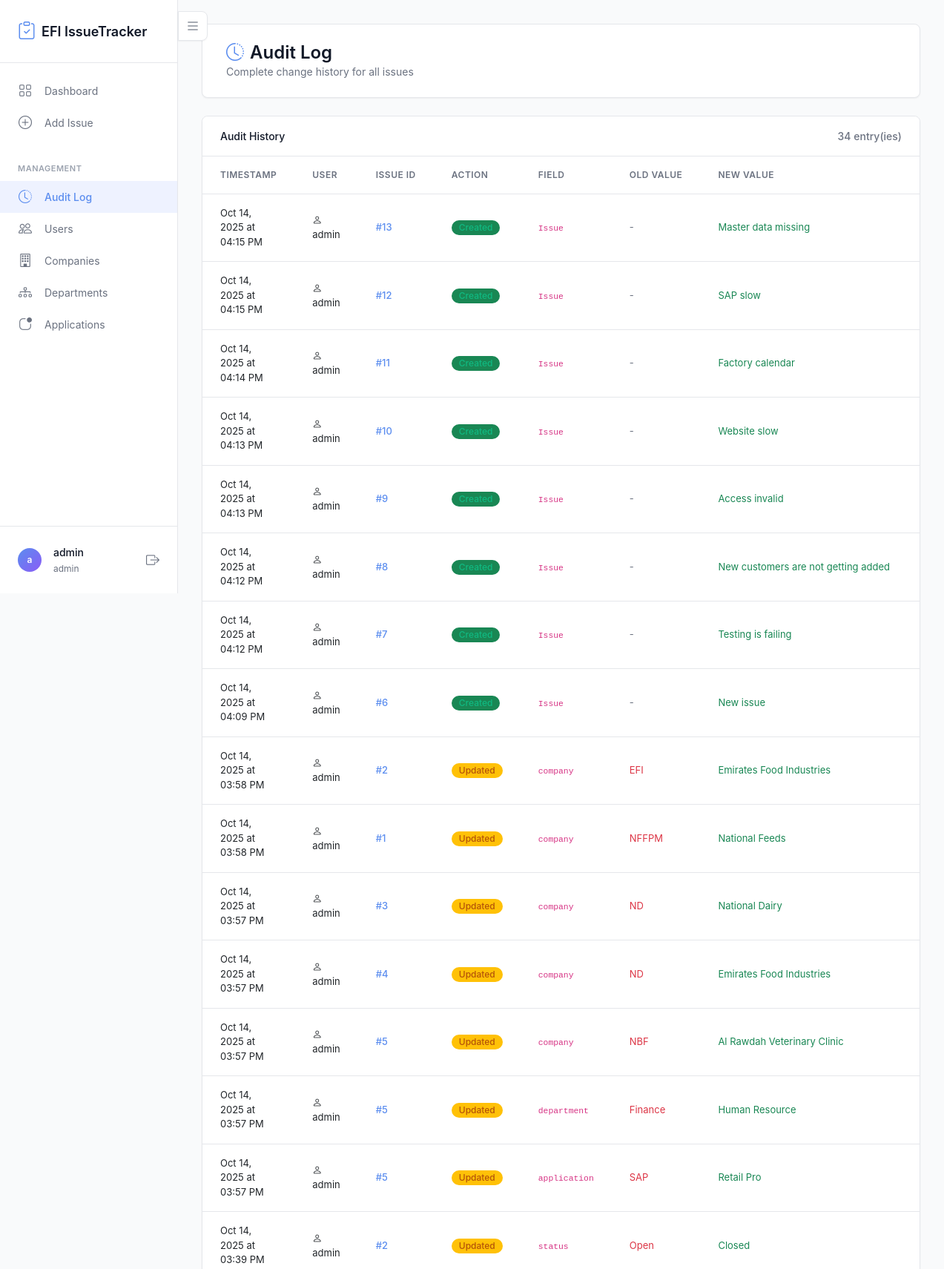
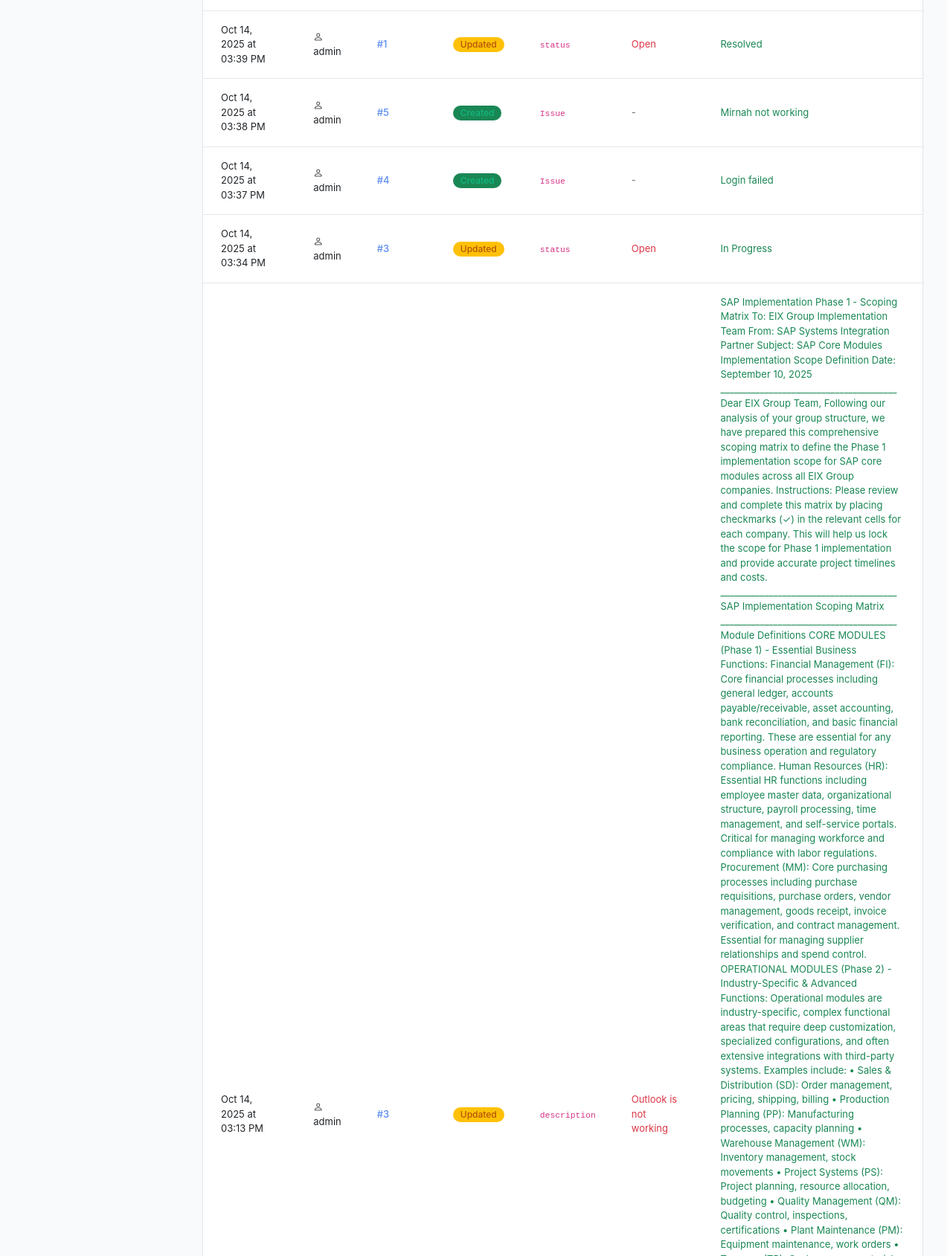
The app's page /audit-log (signed in, upper part) with its own data (2 pictures, top to bottom).
### tables this page shows
CREATE TABLE users (
                id INTEGER PRIMARY KEY AUTOINCREMENT,
                username TEXT UNIQUE NOT NULL,
                password_hash TEXT NOT NULL,
                role TEXT NOT NULL CHECK(role IN ('admin', 'viewer')),
                created_at TIMESTAMP DEFAULT CURRENT_TIMESTAMP
            );

CREATE TABLE audit_log (
                id INTEGER PRIMARY KEY AUTOINCREMENT,
                timestamp TIMESTAMP DEFAULT CURRENT_TIMESTAMP,
                username TEXT NOT NULL,
                issue_id INTEGER,
                action TEXT NOT NULL CHECK(action IN ('Created', 'Updated', 'Deleted')),
                field_name TEXT,
                old_value TEXT,
                new_value TEXT
            );

### app.py (the view)
@app.route('/audit-log')
@login_required
def audit_log():
    logs = AuditLog.get_all()
    return render_template('audit_log.html', logs=logs)

### app.py (called while the page is built)
@login_manager.user_loader
def load_user(user_id):
    user_data = User.get_by_id(int(user_id))
    if user_data:
        return FlaskUser(user_data)
    return None

@app.template_filter('datetime_format')
def datetime_format(value):
    if not value:
        return ''
    try:
        from datetime import datetime
        dt = datetime.strptime(value, '%Y-%m-%d %H:%M:%S')
        return dt.strftime('%b %d, %Y at %I:%M %p')
    except:
        return value

    def is_admin(self):
        return self.role == 'admin'

### models.py (called while the page is built)
    @staticmethod
    def get_by_id(user_id, db_path='issue_tracker.db'):
        conn = sqlite3.connect(db_path)
        conn.row_factory = sqlite3.Row
        cursor = conn.cursor()
        cursor.execute('SELECT * FROM users WHERE id = ?', (user_id,))
        user = cursor.fetchone()
        conn.close()
        return dict(user) if user else None

    @staticmethod
    def get_all(db_path='issue_tracker.db'):
        conn = sqlite3.connect(db_path)
        conn.row_factory = sqlite3.Row
        cursor = conn.cursor()
        cursor.execute('SELECT * FROM audit_log ORDER BY timestamp DESC')
        logs = cursor.fetchall()
        conn.close()
        return [dict(log) for log in logs]

### templates/audit_log.html (shortened to what this page needs)
{% extends "base.html" %}
{% block content %}
<div class="page-header">
    <div>
        <h1><i class="bi bi-clock-history"></i> Audit Log</h1>
        <p class="text-muted mb-0" style="font-size: 0.875rem;">Complete change history for all issues</p>
    </div>
</div>
<div class="card">
    <div class="card-header">
        <span>Audit History</span>
        <span class="text-muted">{{ logs|length }} entry(ies)</span>
    </div>
    <div class="card-body">
        <div class="table-responsive">
            <table class="table table-hover">
                <thead>
                    <tr>
                        <th>Timestamp</th>
                        <th>User</th>
                        <th>Issue ID</th>
                        <th>Action</th>
                        <th>Field</th>
                        <th>Old Value</th>
                        <th>New Value</th>
                    </tr>
                </thead>
                <tbody>
                    {% if logs %}
                        {% for log in logs %}
                        <tr>
                            <td>{{ log.timestamp | datetime_format }}</td>
                            <td>
                                <i class="bi bi-person"></i> {{ log.username }}
                            </td>
                            <td>
                                {% if log.issue_id %}
                                <a href="{{ url_for('view_issue', issue_id=log.issue_id) }}">
                                    #{{ log.issue_id }}
                                </a>
                                {% else %}
                                -
                                {% endif %}
                            </td>
                            <td>
                                {% if log.action == 'Created' %}
                                    <span class="badge bg-success">Created</span>
                                {% elif log.action == 'Updated' %}
                                    <span class="badge bg-warning">Updated</span>
                                {% elif log.action == 'Deleted' %}
                                    <span class="badge bg-danger">Deleted</span>
                                {% endif %}
                            </td>
                            <td>
                                {% if log.field_name %}
                                    <code>{{ log.field_name }}</code>
                                {% else %}
                                    -
                                {% endif %}
                            </td>
                            <td>
                                {% if log.old_value %}
                                    <span class="text-danger">{{ log.old_value }}</span>
                                {% else %}
                                    <span class="text-muted">-</span>
                                {% endif %}
                            </td>
                            <td>
                                {% if log.new_value %}
                                    <span class="text-success">{{ log.new_value }}</span>
                                {% else %}
                                    <span class="text-muted">-</span>
                                {% endif %}
                            </td>
                        </tr>
                        {% endfor %}
                    {% endif %}
                </tbody>
            </table>
        </div>
    </div>
</div>
{% endblock %}

### templates/base.html (shortened to what this page needs)
<!DOCTYPE html>
<html lang="en">
<head>
    <link href="https://cdn.jsdelivr.net/npm/bootstrap@5.3.0/dist/css/bootstrap.min.css" rel="stylesheet">
    <link rel="stylesheet" href="https://cdn.jsdelivr.net/npm/bootstrap-icons@1.11.0/font/bootstrap-icons.css">
    <link rel="stylesheet" href="{{ url_for('static', filename='css/style.css') }}">
</head>
<body class="sidebar-loading">
    {% if current_user.is_authenticated %}
    <div class="app-container">
        <aside class="sidebar">
            <div class="sidebar-header">
                <a href="{{ url_for('dashboard') }}" class="sidebar-brand">
                    <i class="bi bi-clipboard-check"></i>
                    <span>EFI IssueTracker</span>
                </a>
            </div>
            <nav class="sidebar-nav">
                <div class="sidebar-section">
                    <ul class="sidebar-menu">
                        <li class="sidebar-menu-item">
                            <a href="{{ url_for('dashboard') }}" class="sidebar-menu-link {% if request.endpoint == 'dashboard' %}active{% endif %}">
                                <i class="bi bi-grid"></i>
                                <span>Dashboard</span>
                            </a>
                        </li>
                        {% if current_user.is_admin() %}
                        <li class="sidebar-menu-item">
                            <a href="{{ url_for('add_issue') }}" class="sidebar-menu-link {% if request.endpoint == 'add_issue' %}active{% endif %}">
                                <i class="bi bi-plus-circle"></i>
                                <span>Add Issue</span>
                            </a>
                        </li>
                        {% endif %}
                    </ul>
                </div>
                <div class="sidebar-section">
                    <div class="sidebar-section-title">Management</div>
                    <ul class="sidebar-menu">
                        <li class="sidebar-menu-item">
                            <a href="{{ url_for('audit_log') }}" class="sidebar-menu-link {% if request.endpoint == 'audit_log' %}active{% endif %}">
                                <i class="bi bi-clock-history"></i>
                                <span>Audit Log</span>
                            </a>
                        </li>
                        {% if current_user.is_admin() %}
                        <li class="sidebar-menu-item">
                            <a href="{{ url_for('manage_users') }}" class="sidebar-menu-link {% if request.endpoint == 'manage_users' %}active{% endif %}">
                                <i class="bi bi-people"></i>
                                <span>Users</span>
                            </a>
                        </li>
                        <li class="sidebar-menu-item">
                            <a href="{{ url_for('manage_companies') }}" class="sidebar-menu-link {% if request.endpoint == 'manage_companies' %}active{% endif %}">
                                <i class="bi bi-building"></i>
                                <span>Companies</span>
                            </a>
                        </li>
                        <li class="sidebar-menu-item">
                            <a href="{{ url_for('manage_departments') }}" class="sidebar-menu-link {% if request.endpoint == 'manage_departments' %}active{% endif %}">
                                <i class="bi bi-diagram-3"></i>
                                <span>Departments</span>
                            </a>
                        </li>
                        <li class="sidebar-menu-item">
                            <a href="{{ url_for('manage_applications') }}" class="sidebar-menu-link {% if request.endpoint == 'manage_applications' %}active{% endif %}">
                                <i class="bi bi-app-indicator"></i>
                                <span>Applications</span>
                            </a>
                        </li>
                        {% endif %}
                    </ul>
                </div>
            </nav>
            <div class="sidebar-footer">
                <div class="sidebar-user">
                    <div class="sidebar-user-avatar">
                        {{ current_user.username[0] }}
                    </div>
                    <div class="sidebar-user-info">
                        <span class="sidebar-user-name">{{ current_user.username }}</span>
                        <span class="sidebar-user-role">{{ current_user.role }}</span>
                    </div>
                    <a href="{{ url_for('logout') }}" class="sidebar-logout" title="Logout">
                        <i class="bi bi-box-arrow-right"></i>
                    </a>
                </div>
            </div>
        </aside>
        <div class="main-content">
            <button class="sidebar-toggle" id="sidebarToggle" title="Toggle Sidebar">
                <i class="bi bi-list"></i>
            </button>
    {% endif %}
            <main class="container">
                {% block content %}{% endblock %}
            </main>
        {% if current_user.is_authenticated %}
        </div>
    </div>
    {% endif %}
</body>
</html>

### records on screen
users: username "a", username "admin", role "admin"
audit_log: timestamp "Oct 14, 2025 at 04:15 PM", username "admin", issue_id "13", action "Created", field_name "Issue", new_value "Master data missing"
audit_log: timestamp "Oct 14, 2025 at 04:15 PM", username "admin", issue_id "12", action "Created", field_name "Issue", new_value "SAP slow"
audit_log: timestamp "Oct 14, 2025 at 04:14 PM", username "admin", issue_id "11", action "Created", field_name "Issue", new_value "Factory calendar"
audit_log: timestamp "Oct 14, 2025 at 04:13 PM", username "admin", issue_id "10", action "Created", field_name "Issue", new_value "Website slow"
audit_log: timestamp "Oct 14, 2025 at 04:13 PM", username "admin", issue_id "9", action "Created", field_name "Issue", new_value "Access invalid"
audit_log: timestamp "Oct 14, 2025 at 04:12 PM", username "admin", issue_id "8", action "Created", field_name "Issue", new_value "New customers are not getting added"
audit_log: timestamp "Oct 14, 2025 at 04:12 PM", username "admin", issue_id "7", action "Created", field_name "Issue", new_value "Testing is failing"
audit_log: timestamp "Oct 14, 2025 at 04:09 PM", username "admin", issue_id "6", action "Created", field_name "Issue", new_value "New issue"
audit_log: timestamp "Oct 14, 2025 at 03:58 PM", username "admin", issue_id "2", action "Updated", field_name "company", old_value "EFI", new_value "Emirates Food Industries"
audit_log: timestamp "Oct 14, 2025 at 03:58 PM", username "admin", issue_id "1", action "Updated", field_name "company", old_value "NFFPM", new_value "National Feeds"
audit_log: timestamp "Oct 14, 2025 at 03:57 PM", username "admin", issue_id "3", action "Updated", field_name "company", old_value "ND", new_value "National Dairy"
audit_log: timestamp "Oct 14, 2025 at 03:57 PM", username "admin", issue_id "4", action "Updated", field_name "company", old_value "ND", new_value "Emirates Food Industries"
audit_log: timestamp "Oct 14, 2025 at 03:57 PM", username "admin", issue_id "5", action "Updated", field_name "company", old_value "NBF", new_value "Al Rawdah Veterinary Clinic"
audit_log: timestamp "Oct 14, 2025 at 03:57 PM", username "admin", issue_id "5", action "Updated", field_name "department", old_value "Finance", new_value "Human Resource"
audit_log: timestamp "Oct 14, 2025 at 03:57 PM", username "admin", issue_id "5", action "Updated", field_name "application", old_value "SAP", new_value "Retail Pro"
audit_log: timestamp "Oct 14, 2025 at 03:39 PM", username "admin", issue_id "2", action "Updated", field_name "status", old_value "Open", new_value "Closed"
audit_log: timestamp "Oct 14, 2025 at 03:39 PM", username "admin", issue_id "1", action "Updated", field_name "status", old_value "Open", new_value "Resolved"
audit_log: timestamp "Oct 14, 2025 at 03:38 PM", username "admin", issue_id "5", action "Created", field_name "Issue", new_value "Mirnah not working"
audit_log: timestamp "Oct 14, 2025 at 03:37 PM", username "admin", issue_id "4", action "Created", field_name "Issue", new_value "Login failed"
audit_log: timestamp "Oct 14, 2025 at 03:34 PM", username "admin", issue_id "3", action "Updated", field_name "status", old_value "Open", new_value "In Progress"
audit_log: timestamp "Oct 14, 2025 at 03:13 PM", username "admin", issue_id "3", action "Updated", field_name "description", old_value "Outlook is not working"

### other values on screen
{{ logs|length }} "34"
